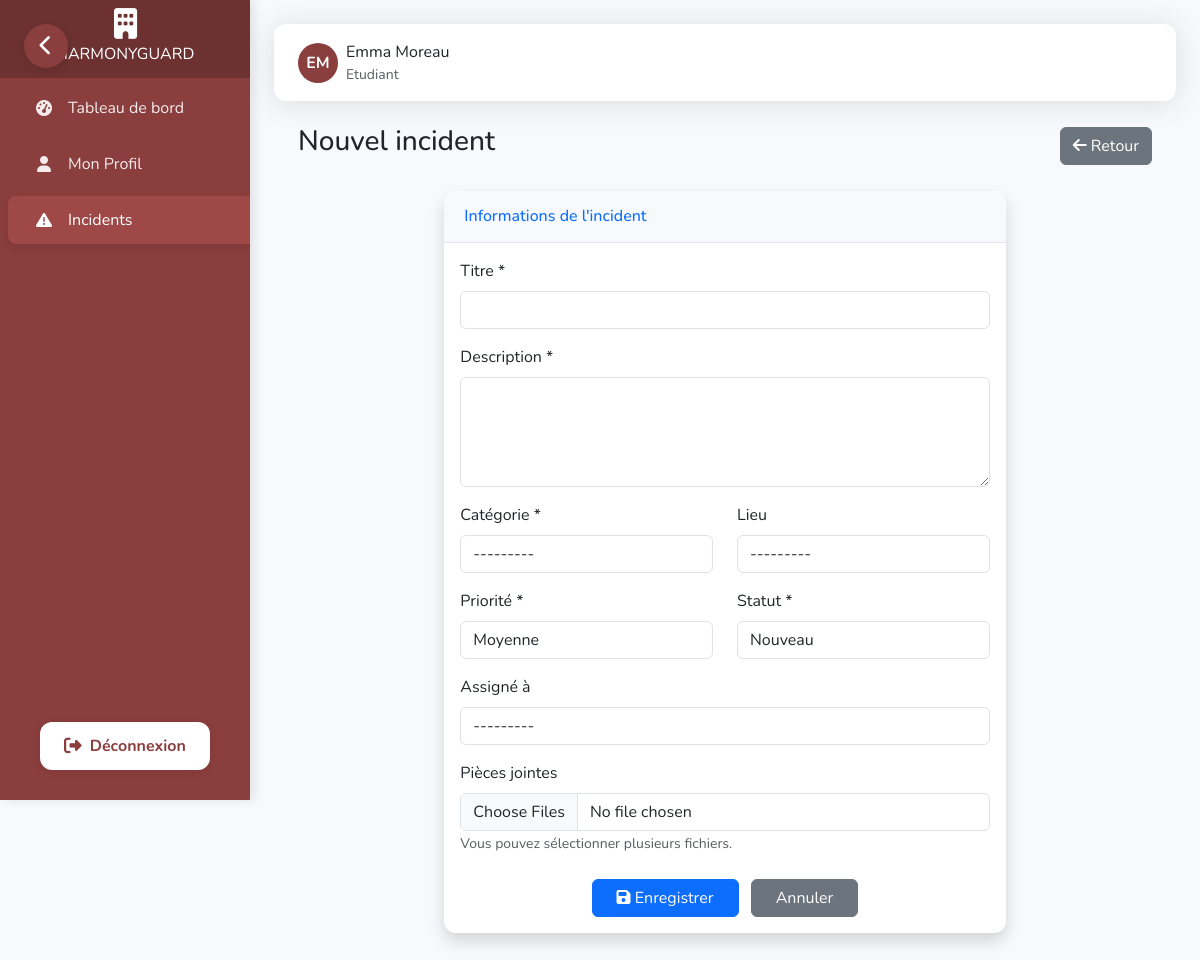
/dashboard/incidents/creer/ (signed in), run on the app's committed database.
### dashboard/models.py (models this page shows, shortened)
class Utilisateur(AbstractBaseUser, PermissionsMixin):
    nom = models.CharField(max_length=50)
    prenom = models.CharField(max_length=50)
    email = models.EmailField(unique=True)
    telephone = models.CharField(max_length=20, blank=True, null=True)
    actif = models.BooleanField(default=True)
    role = models.ForeignKey(Role, on_delete=models.CASCADE)
    is_staff = models.BooleanField(default=False)
    is_superuser = models.BooleanField(default=False)
    objects = UtilisateurManager()
    USERNAME_FIELD = 'email'
    REQUIRED_FIELDS = ['nom', 'prenom']
    def __str__(self):
        return f"{self.prenom} {self.nom}"
    @property
    def is_active(self):
        return self.actif

class Role(models.Model):
    nom = models.CharField(max_length=30, unique=True)
    permissions = models.TextField(blank=True)
    @property
    def permissions_list(self):
        if not self.permissions:
            return []
        return [p.strip() for p in self.permissions.split(',')]

### dashboard/views.py (the view)
# urls.py: path('incidents/creer/', views.creer_incident, name='creer_incident'),
@login_required
def creer_incident(request):
    if request.method == 'POST':
        form = IncidentForm(request.POST)
        if form.is_valid():
            incident = form.save(commit=False)
            incident.createur = request.user
            incident.save()
            files = request.FILES.getlist('pieces_jointes')
            for f in files:
                PieceJointe.objects.create(
                    nom_fichier=f.name,
                    type=f.content_type,
                    taille=f.size,
                    chemin=f,
                    incident=incident
                )
            messages.success(request, 'Incident créé avec succès!')
            return redirect('detail_incident', pk=incident.pk)
        else:
            messages.error(request, 'Erreur lors de la création de l\'incident.')
    else:
        form = IncidentForm()
    return render(request, 'dashboard/incidents/creer.html', {'form': form})

### dashboard/forms.py
class IncidentForm(forms.ModelForm):
    class Meta:
        model = Incident
        fields = ('titre', 'description', 'statut', 'priorite', 'categorie', 'assigne', 'lieu')
        widgets = {
            'titre': forms.TextInput(attrs={'class': 'form-control'}),
            'description': forms.Textarea(attrs={'class': 'form-control', 'rows': 4}),
            'statut': forms.Select(attrs={'class': 'form-control'}),
            'priorite': forms.Select(attrs={'class': 'form-control'}),
            'categorie': forms.Select(attrs={'class': 'form-control'}),
            'assigne': forms.Select(attrs={'class': 'form-control'}),
            'lieu': forms.Select(attrs={'class': 'form-control'}),
        }

### dashboard/models.py (called while the page is built)
    def __str__(self):
        return self.nom

    def __str__(self):
        parts = [self.nom]
        if self.batiment:
            parts.append(self.batiment)
        if self.salle:
            parts.append(self.salle)
        return " - ".join(parts)

### dashboard/templates/dashboard/incidents/creer.html (shortened to what this page needs)
{% extends 'dashboard/base.html' %}
{% load static %}
{% block content %}
<div class="container-fluid px-4">
    <div class="d-flex justify-content-between align-items-center mb-4">
        <h1 class="h3 text-gray-800">Nouvel incident</h1>
        <a href="{% url 'liste_incidents' %}" class="btn btn-secondary">
            <i class="fas fa-arrow-left"></i> Retour
        </a>
    </div>
    <div class="row">
        <div class="col-lg-8 mx-auto">
            <div class="card shadow mb-4">
                <div class="card-header py-3">
                    <h6 class="m-0 font-weight-bold text-primary">Informations de l'incident</h6>
                </div>
                <div class="card-body">
                    <form method="post" enctype="multipart/form-data">
                        <div class="mb-3">
                            <label for="{{ form.titre.id_for_label }}" class="form-label">Titre *</label>
                            {{ form.titre }}
                        </div>
                        <div class="mb-3">
                            <label for="{{ form.description.id_for_label }}" class="form-label">Description *</label>
                            {{ form.description }}
                        </div>
                        <div class="row mb-3">
                            <div class="col-md-6">
                                <label for="{{ form.categorie.id_for_label }}" class="form-label">Catégorie *</label>
                                {{ form.categorie }}
                            </div>
                            <div class="col-md-6">
                                <label for="{{ form.lieu.id_for_label }}" class="form-label">Lieu</label>
                                {{ form.lieu }}
                            </div>
                        </div>
                        <div class="row mb-3">
                            <div class="col-md-6">
                                <label for="{{ form.priorite.id_for_label }}" class="form-label">Priorité *</label>
                                {{ form.priorite }}
                            </div>
                            <div class="col-md-6">
                                <label for="{{ form.statut.id_for_label }}" class="form-label">Statut *</label>
                                {{ form.statut }}
                            </div>
                        </div>
                        <div class="mb-3">
                            <label for="{{ form.assigne.id_for_label }}" class="form-label">Assigné à</label>
                            {{ form.assigne }}
                        </div>
                        <div class="mb-3">
                            <label for="pieces_jointes" class="form-label">Pièces jointes</label>
                            <input type="file" name="pieces_jointes" id="pieces_jointes" class="form-control" multiple>
                            <small class="text-muted">Vous pouvez sélectionner plusieurs fichiers.</small>
                        </div>
                        <div class="text-center mt-4">
                            <button type="submit" class="btn btn-primary px-4">
                                <i class="fas fa-save"></i> Enregistrer
                            </button>
                            <a href="{% url 'liste_incidents' %}" class="btn btn-secondary px-4 ms-2">
                                Annuler
                            </a>
                        </div>
                    </form>
                </div>
            </div>
        </div>
    </div>
</div>
{% endblock %}

### dashboard/templates/dashboard/base.html (shortened to what this page needs)
<!DOCTYPE html>
<html lang="fr">
<head>
    {% load static %}
    <link href="https://cdn.jsdelivr.net/npm/bootstrap@5.3.0-alpha1/dist/css/bootstrap.min.css" rel="stylesheet">
    <link rel="stylesheet" href="https://cdnjs.cloudflare.com/ajax/libs/font-awesome/6.4.0/css/all.min.css">
    <link href="https://unpkg.com/aos@2.3.1/dist/aos.css" rel="stylesheet">
</head>
<body>
    {% if user.is_authenticated %}
    <nav class="sidebar" id="sidebar" data-aos="fade-right" data-aos-duration="1000">
        <a class="navbar-brand" href="{% url 'dashboard_home' %}">
            <i class="fas fa-building brand-icon"></i>
            <span class="brand-text">HARMONYGUARD</span>
        </a>
        <div class="nav flex-column">
            <div class="nav-item">
                <a class="nav-link {% if request.path == '/dashboard/' %}active{% endif %}"
                    href="{% url 'dashboard_home' %}">
                    <i class="fas fa-tachometer-alt"></i>
                    <span>Tableau de bord</span>
                </a>
            </div>
            <div class="nav-item">
                <a class="nav-link {% if request.path == '/profile/' %}active{% endif %}" href="{% url 'profile' %}">
                    <i class="fas fa-user"></i>
                    <span>Mon Profil</span>
                </a>
            </div>
            <div class="nav-item">
                <a class="nav-link {% if '/incidents/' in request.path %}active{% endif %}"
                    href="{% url 'liste_incidents' %}">
                    <i class="fas fa-exclamation-triangle"></i>
                    <span>Incidents</span>
                </a>
            </div>
        </div>
        <div class="logout-section">
            <a href="{% url 'custom_logout' %}" class="logout-button">
                <i class="fas fa-sign-out-alt"></i>
                <span>Déconnexion</span>
            </a>
        </div>
    </nav>
    <button class="sidebar-toggle" id="sidebarToggle" aria-label="Toggle Sidebar">
        <i class="fas fa-chevron-left"></i>
    </button>
    {% endif %}
    <div class="content" id="content">
        {% if user.is_authenticated %}
        <div class="topbar" data-aos="fade-down" data-aos-duration="800">
            <div class="d-flex align-items-center">
                <div class="d-flex align-items-center">
                    <div class="user-avatar">
                        {{ user.prenom|first }}{{ user.nom|first }}
                    </div>
                    <div class="ms-2">
                        <div>{{ user.prenom }} {{ user.nom }}</div>
                        <div class="small text-muted">{{ user.role.nom }}</div>
                    </div>
                </div>
            </div>
        </div>
        {% endif %}
        {% block content %}{% endblock %}
    </div>
</body>
</html>

### dashboard/templates/dashboard/base.html (style rules this page uses)
:root { --primary-color: #8b3e3e; --secondary-color: #7a3636; --success-color: #1cc88a; --info-color: #36b9cc; --warning-color: #f6c23e; --danger-color: #e74a3b; --light-color: #f8f9fc; --dark-color: #5a5c69; --sidebar-bg: #8b3e3e; --sidebar-hover: #9e4848; --sidebar-active: #6d3131; --sidebar-width: 250px; --sidebar-collapsed-width: 70px; }
body { font-family: 'Nunito', sans-serif; background-color: #f8f9fc; overflow-x: hidden; }
.sidebar { width: var(--sidebar-width); min-height: 100vh; background-color: var(--sidebar-bg); color: white; position: fixed; z-index: 1000; top: 0; left: 0; overflow-x: hidden; transition: all 0.3s cubic-bezier(0.4, 0, 0.2, 1); box-shadow: 4px 0 10px rgba(0, 0, 0, 0.1); }
.sidebar .navbar-brand { padding: 1.5rem 0; display: flex; flex-direction: column; align-items: center; justify-content: center; text-align: center; background-color: var(--sidebar-active); margin-bottom: 0; height: 80px; transition: all 0.3s ease; white-space: nowrap; overflow: hidden; }
.sidebar .navbar-brand .brand-icon { font-size: 1.75rem; margin-bottom: 0.25rem; transition: all 0.3s ease; }
.sidebar .nav-item { position: relative; width: 100%; margin: 4px 0; }
.sidebar .nav-link { display: flex; align-items: center; width: 100%; padding: 0.75rem 1.5rem; color: rgba(255, 255, 255, 0.9); transition: all 0.3s ease; border-radius: 8px; margin: 0 8px; white-space: nowrap; overflow: hidden; }
.sidebar .nav-link.active { background-color: var(--sidebar-hover); color: white; box-shadow: 0 4px 8px rgba(0, 0, 0, 0.1); }
.sidebar .nav-link i { margin-right: 0.75rem; width: 24px; text-align: center; font-size: 1rem; transition: all 0.3s ease; }
.sidebar-toggle { position: fixed; top: 24px; left: 24px; z-index: 2000; background-color: var(--primary-color); border: none; color: white; width: 44px; height: 44px; border-radius: 50%; display: flex; align-items: center; justify-content: center; cursor: pointer; transition: all 0.3s ease; box-shadow: 0 2px 8px rgba(0,0,0,0.12); }
.sidebar-toggle i { font-size: 1.3rem; }
.content { margin-left: var(--sidebar-width); padding: 1.5rem; transition: all 0.3s cubic-bezier(0.4, 0, 0.2, 1); min-height: 100vh; }
.card { border: none; border-radius: 12px; box-shadow: 0 0.15rem 1.75rem 0 rgba(58, 59, 69, 0.15); margin-bottom: 1.5rem; overflow: hidden; transition: all 0.3s ease; }
.card-header { background-color: #f8f9fc; border-bottom: 1px solid #e3e6f0; padding: 1rem 1.25rem; font-weight: 600; }
.topbar { background-color: white; box-shadow: 0 0.15rem 1.75rem 0 rgba(58, 59, 69, 0.15); padding: 1rem 1.5rem; margin-bottom: 1.5rem; display: flex; justify-content: space-between; align-items: center; border-radius: 12px; transition: all 0.3s ease; }
.user-avatar { width: 40px; height: 40px; background-color: var(--primary-color); color: white; border-radius: 50%; display: flex; align-items: center; justify-content: center; font-weight: 700; transition: all 0.3s ease; cursor: pointer; }
.logout-section { position: absolute; bottom: 30px; left: 0; width: 100%; display: flex; justify-content: center; }
.logout-button { display: flex; align-items: center; justify-content: center; gap: 0.5rem; background: #fff; color: var(--primary-color) !important; font-weight: 700; border: none; border-radius: 12px; padding: 0.75rem 1.5rem; margin: 0 1.5rem; box-shadow: 0 2px 8px rgba(0,0,0,0.08); transition: background 0.2s, color 0.2s, transform 0.2s; text-decoration: none; font-size: 1rem; }
.logout-button i { font-size: 1.1rem; }
.logout-button span { display: inline; transition: opacity 0.2s; }

### data on the page
Utilisateur: prenom|first "E", nom|first "M", prenom "Emma", nom "Moreau", role.nom "Etudiant"
